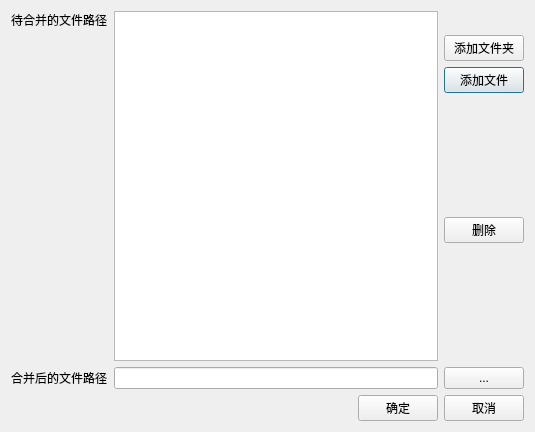
<?xml version="1.0" encoding="UTF-8"?>
<ui version="4.0">
 <class>DlgMergeFile</class>
 <widget class="QDialog" name="DlgMergeFile">
  <property name="geometry">
   <rect>
    <x>0</x>
    <y>0</y>
    <width>535</width>
    <height>432</height>
   </rect>
  </property>
  <property name="windowTitle">
   <string>合并文件</string>
  </property>
  <layout class="QGridLayout" name="gridLayout_7">
   <item row="0" column="0">
    <layout class="QGridLayout" name="gridLayout_6">
     <item row="0" column="0">
      <layout class="QGridLayout" name="gridLayout_4">
       <item row="0" column="0">
        <layout class="QGridLayout" name="gridLayout_3">
         <item row="0" column="0">
          <widget class="QLabel" name="label">
           <property name="text">
            <string>待合并的文件路径</string>
           </property>
          </widget>
         </item>
         <item row="0" column="1" rowspan="2">
          <widget class="QTreeView" name="treeView">
           <property name="selectionMode">
            <enum>QAbstractItemView::SingleSelection</enum>
           </property>
          </widget>
         </item>
         <item row="1" column="2">
          <layout class="QGridLayout" name="gridLayout_2">
           <item row="1" column="0">
            <widget class="QPushButton" name="btnAddFile">
             <property name="text">
              <string>添加文件</string>
             </property>
            </widget>
           </item>
           <item row="3" column="0">
            <widget class="QPushButton" name="btnDelete">
             <property name="text">
              <string>删除</string>
             </property>
            </widget>
           </item>
           <item row="2" column="0">
            <spacer name="verticalSpacer">
             <property name="orientation">
              <enum>Qt::Vertical</enum>
             </property>
             <property name="sizeHint" stdset="0">
              <size>
               <width>20</width>
               <height>40</height>
              </size>
             </property>
            </spacer>
           </item>
           <item row="0" column="0">
            <widget class="QPushButton" name="btnAddDir">
             <property name="text">
              <string>添加文件夹</string>
             </property>
            </widget>
           </item>
           <item row="4" column="0">
            <spacer name="verticalSpacer_2">
             <property name="orientation">
              <enum>Qt::Vertical</enum>
             </property>
             <property name="sizeHint" stdset="0">
              <size>
               <width>20</width>
               <height>40</height>
              </size>
             </property>
            </spacer>
           </item>
          </layout>
         </item>
        </layout>
       </item>
       <item row="1" column="0">
        <layout class="QGridLayout" name="gridLayout">
         <item row="0" column="0">
          <widget class="QLabel" name="label_2">
           <property name="text">
            <string>合并后的文件路径</string>
           </property>
          </widget>
         </item>
         <item row="0" column="1">
          <widget class="QLineEdit" name="leMergedFilePath"/>
         </item>
         <item row="0" column="2">
          <widget class="QPushButton" name="btnMergedFilePath">
           <property name="text">
            <string>...</string>
           </property>
          </widget>
         </item>
        </layout>
       </item>
      </layout>
     </item>
     <item row="1" column="0">
      <layout class="QGridLayout" name="gridLayout_5">
       <item row="0" column="0">
        <spacer name="horizontalSpacer">
         <property name="orientation">
          <enum>Qt::Horizontal</enum>
         </property>
         <property name="sizeHint" stdset="0">
          <size>
           <width>40</width>
           <height>20</height>
          </size>
         </property>
        </spacer>
       </item>
       <item row="0" column="1">
        <widget class="QPushButton" name="btnOk">
         <property name="text">
          <string>确定</string>
         </property>
        </widget>
       </item>
       <item row="0" column="2">
        <widget class="QPushButton" name="btnCancel">
         <property name="text">
          <string>取消</string>
         </property>
        </widget>
       </item>
      </layout>
     </item>
    </layout>
   </item>
  </layout>
 </widget>
 <resources/>
 <connections/>
</ui>
